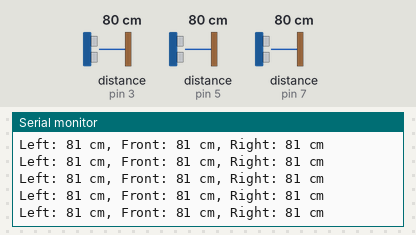
A sketch run on a simulated Arduino Uno, built with avr-gcc and run on an emulated ATmega328P. Parts: the last lines printed to the serial monitor. The inputs (shaded band) are chosen by the test bench; at power-on: distance to the obstacle (sensors on pin 3, pin 5, pin 7) 80 cm. The echo pulse lasts 58.3 µs per cm.

Above: at 1.2 s.
1.3 s: distance to the obstacle (sensor on pin 3) set to 35 cm
At 1.52 s:
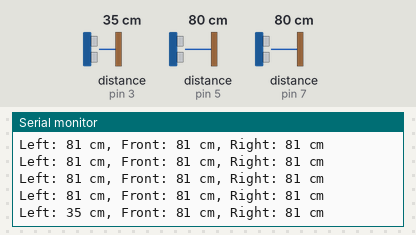
4.3 s: distance to the obstacle (sensor on pin 5) set to 35 cm
At 4.37 s:
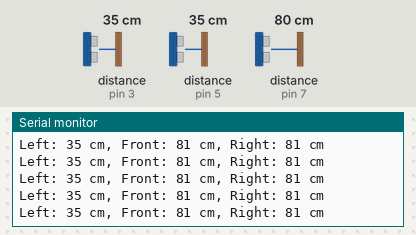
7.3 s: distance to the obstacle (sensor on pin 7) set to 18 cm
At 7.38 s:
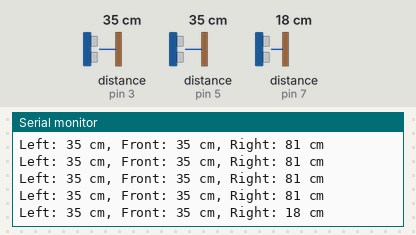
10.3 s: distance to the obstacle (sensor on pin 3) set to 18 cm
At 10.39 s:
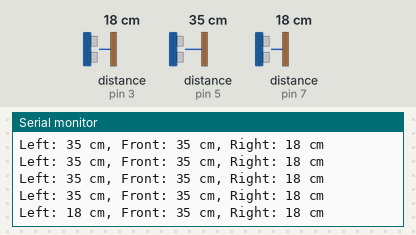
13.3 s: distance to the obstacle (sensor on pin 5) set to 60 cm
At 13.38 s:
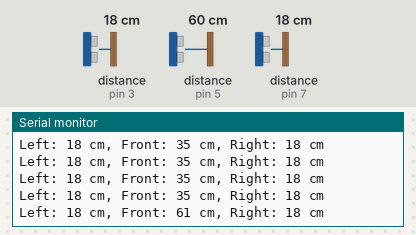
16.3 s: distance to the obstacle (sensor on pin 7) set to 60 cm
At 16.3 s:
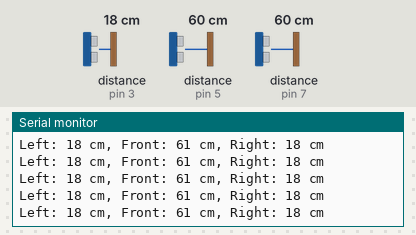
Timing chart, 0 to 19.3 s (numbered marks = the images above; inputs shaded):
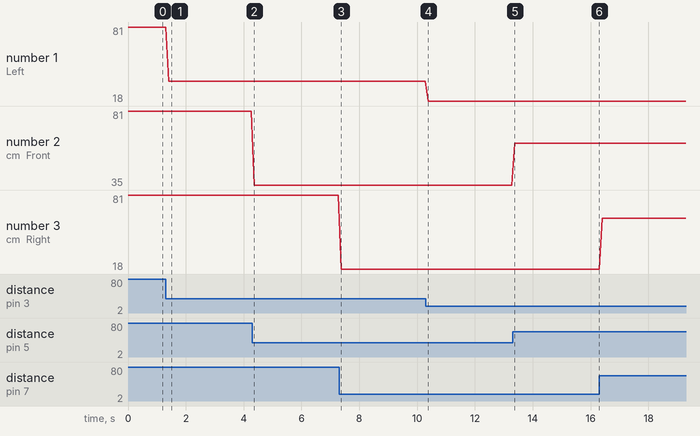

The sketch:

test_ultrasonicos.ino
```cpp
#include <NewPing.h>

// Definición de pines
#define TRIGGER_PIN_LEFT  2
#define ECHO_PIN_LEFT     3
#define TRIGGER_PIN_FRONT 4
#define ECHO_PIN_FRONT    5
#define TRIGGER_PIN_RIGHT 6
#define ECHO_PIN_RIGHT    7

#define MAX_DISTANCE_LEFT 100  // Distancia máxima a medir para el sensor izquierdo (en cm)
#define MAX_DISTANCE_FRONT 200 // Distancia máxima a medir para el sensor frontal (en cm)
#define MAX_DISTANCE_RIGHT 100 // Distancia máxima a medir para el sensor derecho (en cm)
#define DEFAULT_DISTANCE 300   // Distancia predeterminada cuando se lee 0

NewPing sonarLeft(TRIGGER_PIN_LEFT, ECHO_PIN_LEFT, MAX_DISTANCE_LEFT);
NewPing sonarFront(TRIGGER_PIN_FRONT, ECHO_PIN_FRONT, MAX_DISTANCE_FRONT);
NewPing sonarRight(TRIGGER_PIN_RIGHT, ECHO_PIN_RIGHT, MAX_DISTANCE_RIGHT);

void setup() {
  Serial.begin(9600);
}

void loop() {
  int distanceLeft = sonarLeft.ping_cm();
  int distanceFront = sonarFront.ping_cm();
  int distanceRight = sonarRight.ping_cm();

  // Manejo de lecturas de 0
  if (distanceLeft == 0) {
    distanceLeft = DEFAULT_DISTANCE;
  }
  if (distanceFront == 0) {
    distanceFront = DEFAULT_DISTANCE;
  }
  if (distanceRight == 0) {
    distanceRight = DEFAULT_DISTANCE;
  }

  Serial.print("Left: ");
  Serial.print(distanceLeft);
  Serial.print(" cm, Front: ");
  Serial.print(distanceFront);
  Serial.print(" cm, Right: ");
  Serial.print(distanceRight);
  Serial.println(" cm");

  delay(100); // Espera 100 ms entre lecturas
}
```

Measured:
- after the input at 1.3 s, the serial monitor: prints a new line after 0.11 s (image 1)
- after the input at 7.3 s, the serial monitor: prints a new line after 0.07 s (image 3)
- after the input at 10.3 s, the serial monitor: prints a new line after 0.09 s (image 4)
- after the input at 13.3 s, the serial monitor: prints a new line after 0.08 s (image 5)
- plotted number 1: 81 → 35 after the input at 1.3 s
- plotted number 2: 35 → 61 after the input at 13.3 s
- plotted number 3: 81 → 18 after the input at 7.3 s
